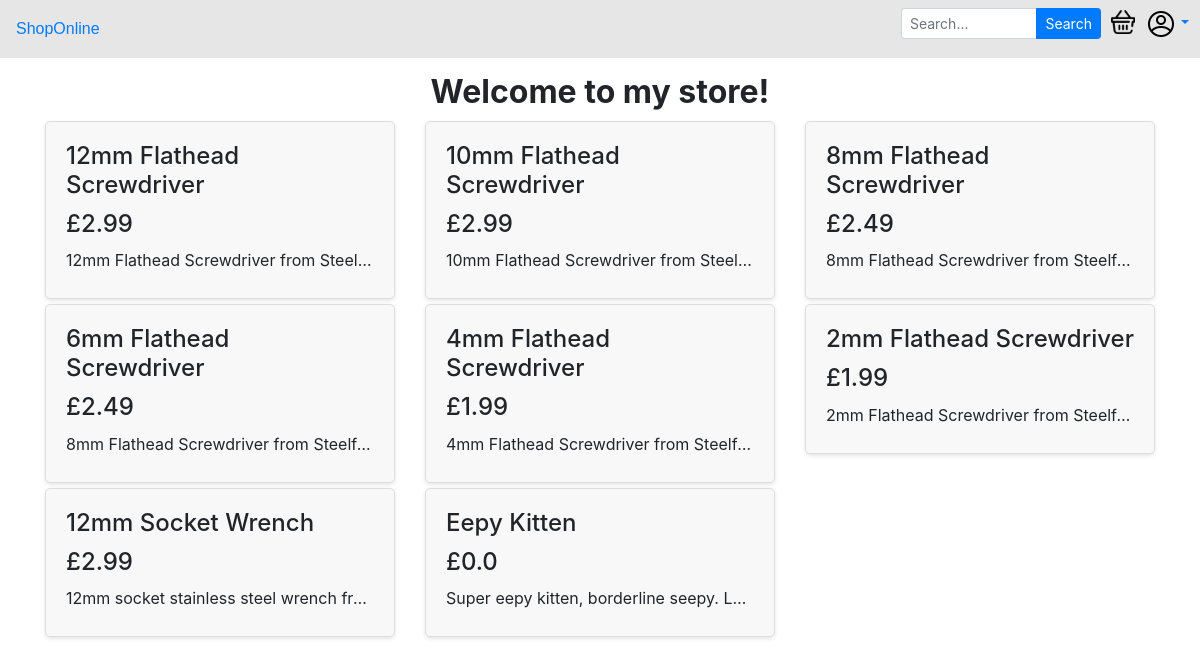
/store/, run on the app's committed database.
### storeapp/models.py (models this page shows, shortened)
class Product(models.Model):
    name = models.CharField(max_length=255)
    description = models.CharField(max_length=255)
    cost = models.FloatField()
    category = models.ForeignKey(Category, null=True, on_delete=models.SET_NULL)

### storeapp/views.py (the view)
# urls.py: path('', views.browse, name='browse'), #Browse all products
def browse(request):
    context = {}
    context["products"] = Product.objects.all()
    return render(request, 'storeapp/browse.html', context)

### storeapp/templates/storeapp/browse.html (shortened to what this page needs)
{% extends 'base.html' %}
{% load static %}
{% block content %}
<span class="loud top">Welcome to my store{% if user.username %}, {{user.username}}{% endif %}!</span>
<div class="container store">
    <div class="row">
    {% if products %}
        {% for product in products %}
            <div class="col-12 col-md-4">
                <div class="product-container" data-product-id="{{ product.id}}">
                    <span>
                        <h1>{{ product.name }}</h1>
                        <h1>£{{ product.cost }}</h1>
                        <span class="description long">{{ product.description }}</span>
                    </span>
                </div>
            </div>
        {% endfor %}
    {% else %}
    <div class="error-container">
        <span>Error loading store.</span>
    </div>
    {% endif %}
    </div>
</div>
{% endblock content %}

### static/css/styles.css (style rules this page uses)
body { font-family: 'Montserrat', sans-serif; justify-content: center; text-align: center; background-color: white; color: black; margin: 0; padding: 0; width: 100%; }
span .loud, .loud { font-size: 32px; font-weight: bold; text-align: center; display: block; }
.top { margin-top: 10px; margin-bottom: 5px; }
.container { max-width: 100%; padding: 0px; }
.product-container { background-color: #f8f8f8; padding: 20px; border: 1px solid #ddd; border-radius: 5px; box-shadow: 0 2px 4px rgba(0, 0, 0, 0.1); margin-bottom: 5px; }
.product-container h1 { font-size: 24px; margin-bottom: 10px; }
.long { display: inline-block; width: 100%; white-space: nowrap; overflow: hidden; text-overflow: ellipsis; }
.row { margin-bottom: 10px; }

### data on the page
Product: name "12mm Flathead Screwdriver", cost "2.99", description "12mm Flathead Screwdriver from Steel…"
Product: name "10mm Flathead Screwdriver", cost "2.99", description "10mm Flathead Screwdriver from Steel…"
Product: name "8mm Flathead Screwdriver", cost "2.49", description "8mm Flathead Screwdriver from Steelf…"
Product: name "6mm Flathead Screwdriver", cost "2.49", description "8mm Flathead Screwdriver from Steelf…"
Product: name "4mm Flathead Screwdriver", cost "1.99", description "4mm Flathead Screwdriver from Steelf…"
Product: name "2mm Flathead Screwdriver", cost "1.99", description "2mm Flathead Screwdriver from Steelf…"
Product: name "12mm Socket Wrench", cost "2.99", description "12mm socket stainless steel wrench fr…"
Product: name "Eepy Kitten", cost "0.0", description "Super eepy kitten, borderline seepy. L…"
